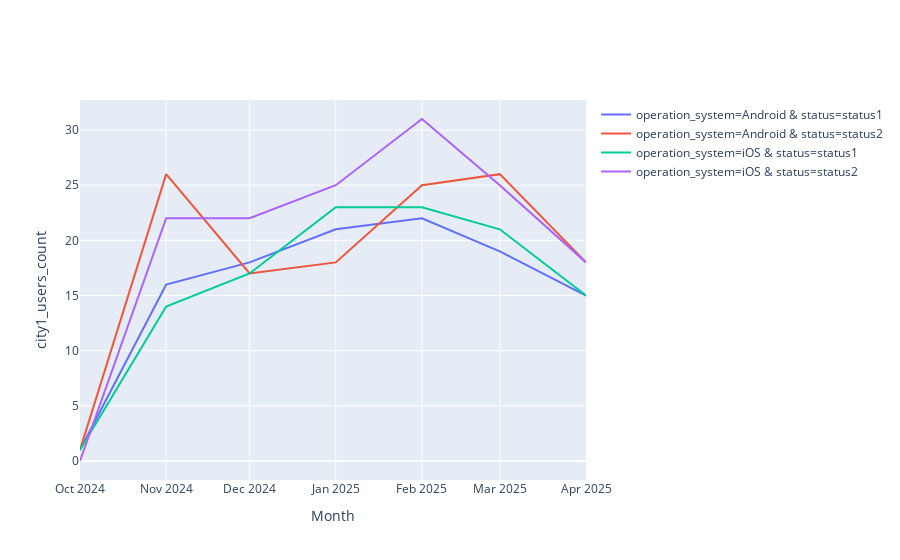

Source (notebook cell):
### Code cell
md = MetricDinamic(city1_users_count_formula, name='city1_users_count', description='desc')
d = md.compute(ef, 'M',  hue_cols=['operation_system', 'status'])
dt_col = 'Month'

plotter.plot(
    d, 
    dt_col,
    value_col,
    hue_cols=['operation_system', 'status'], 
    aggfunc='mean', 
    mode='auto', 
    smooth=1, 
    engine='plotly',
    figsize=(10, 4)
)

### Figure 1 — Plotly figure (JSON) as saved in the notebook; plotly's stock layout.template omitted (floating-point values rounded to 4 significant figures)
{"data": [{"mode": "lines", "name": "operation_system=Android & status=status1", "type": "scatter", "x": ["2024-10-01T00:00:00.000000000", "2024-11-01T00:00:00.000000000", "2024-12-01T00:00:00.000000000", "2025-01-01T00:00:00.000000000", "2025-02-01T00:00:00.000000000", "2025-03-01T00:00:00.000000000", "2025-04-01T00:00:00.000000000"], "y": [1.0, 16.0, 18.0, 21.0, 22.0, 19.0, 15.0]}, {"mode": "lines", "name": "operation_system=Android & status=status2", "type": "scatter", "x": ["2024-10-01T00:00:00.000000000", "2024-11-01T00:00:00.000000000", "2024-12-01T00:00:00.000000000", "2025-01-01T00:00:00.000000000", "2025-02-01T00:00:00.000000000", "2025-03-01T00:00:00.000000000", "2025-04-01T00:00:00.000000000"], "y": [1.0, 26.0, 17.0, 18.0, 25.0, 26.0, 18.0]}, {"mode": "lines", "name": "operation_system=iOS & status=status1", "type": "scatter", "x": ["2024-10-01T00:00:00.000000000", "2024-11-01T00:00:00.000000000", "2024-12-01T00:00:00.000000000", "2025-01-01T00:00:00.000000000", "2025-02-01T00:00:00.000000000", "2025-03-01T00:00:00.000000000", "2025-04-01T00:00:00.000000000"], "y": [1.0, 14.0, 17.0, 23.0, 23.0, 21.0, 15.0]}, {"mode": "lines", "name": "operation_system=iOS & status=status2", "type": "scatter", "x": ["2024-10-01T00:00:00.000000000", "2024-11-01T00:00:00.000000000", "2024-12-01T00:00:00.000000000", "2025-01-01T00:00:00.000000000", "2025-02-01T00:00:00.000000000", "2025-03-01T00:00:00.000000000", "2025-04-01T00:00:00.000000000"], "y": [0.0, 22.0, 22.0, 25.0, 31.0, 25.0, 18.0]}], "layout": {"barmode": "overlay", "xaxis": {"title": {"text": "Month"}}, "yaxis": {"title": {"text": "city1_users_count"}}}}
